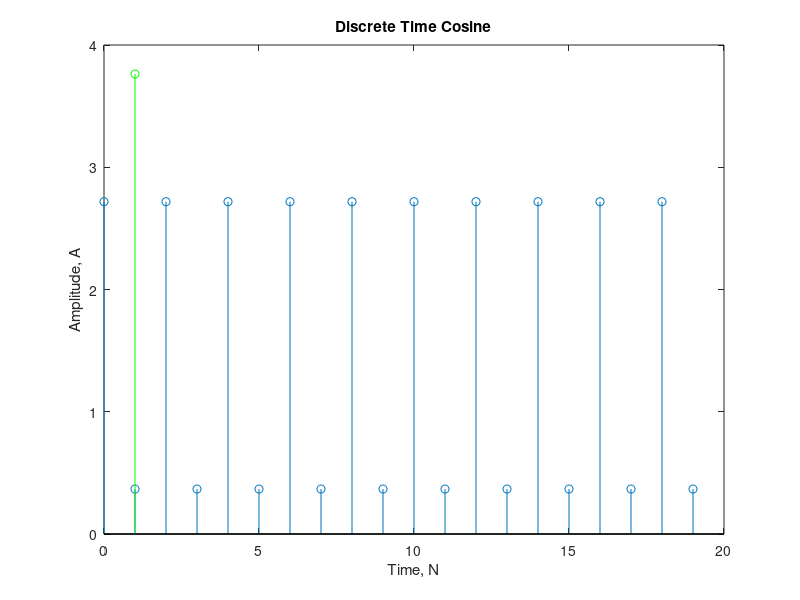

MATLAB code for this plot:
n = 0:1:19;
N = 20;
cosine = exp(cos(2*pi*n/2));
stem(n, cosine);
 
xlabel('Time, N');
ylabel('Amplitude, A');
title('Discrete Time Cosine');
 
absSquare = abs(cosine).^2;
 
%delta_t = 0.1;
oneOverN = (1/N);
powerofSignal = (sum(absSquare)).*oneOverN;
disp('Value of Power is: ');
disp(powerofSignal)
 
hold on;
stem(powerofSignal, 'g');
